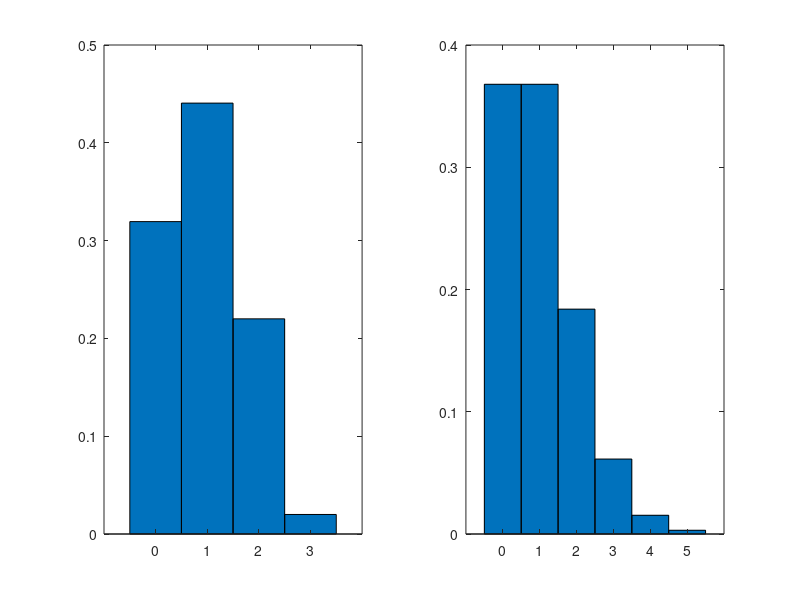

This figure's MATLAB source:
% generate sample data from exponential of size k
lam = 1; k = 100; l = 5;
SampleY = zeros(k,k);
Z = zeros(1,k);
for j = 1:k
    for i = 1:k
        SampleY(i,1:i) = exprnd(lam,1,i);
    end
    SampleX = sum(SampleY,2);
    hits = SampleX >= l-1 & SampleX<l;
    Z(j) = sum(hits);
end

% generate B bootstraps
B = 2000;
inds = unidrnd(k,k,B);
xboot = Z(inds);
edges = 0:max(Z);
fhat = histc(xboot,edges);
fhat = mean(fhat,2);

figure(1)
subplot(121)
bar(edges,fhat/k,1)
subplot(122)
bar(0:5,poisspdf(0:5,1),1)
